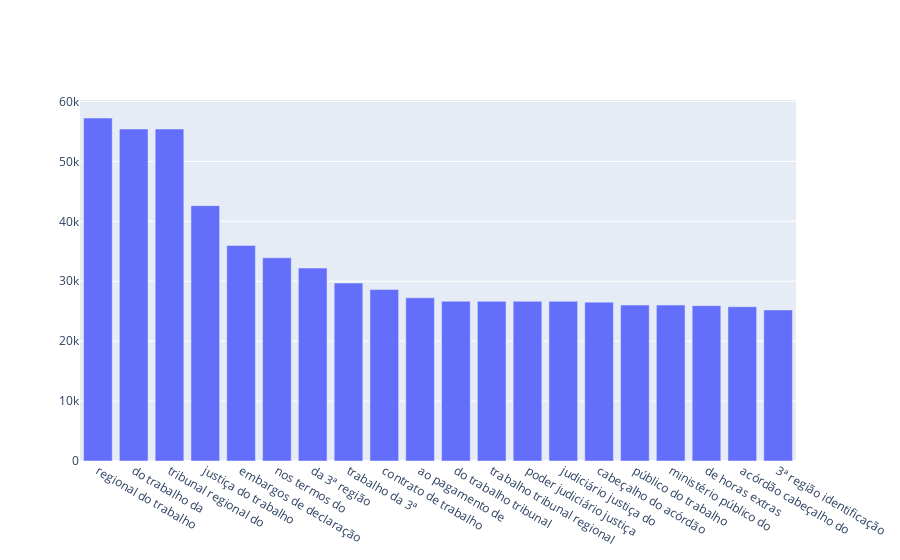

Notebook cell for this chart:
### Code cell
trace = go.Bar(x=df5["INTEIRO_TEOR"], y=df5["QUANTIDADE"])
iplot({"data":[trace]})

### Figure 1 — Plotly figure (JSON) as saved in the notebook; plotly's stock layout.template omitted (floating-point values rounded to 4 significant figures)
{"data": [{"type": "bar", "x": ["regional do trabalho", "do trabalho da", "tribunal regional do", "justiça do trabalho", "embargos de declaração", "nos termos do", "da 3ª região", "trabalho da 3ª", "contrato de trabalho", "ao pagamento de", "do trabalho tribunal", "trabalho tribunal regional", "poder judiciário justiça", "judiciário justiça do", "cabeçalho do acórdão", "público do trabalho", "ministério público do", "de horas extras", "acórdão cabeçalho do", "3ª região identificação"], "y": [57239, 55411, 55408, 42622, 35975, 33904, 32198, 29689, 28621, 27250, 26656, 26652, 26645, 26645, 26512, 26029, 26025, 25929, 25748, 25210]}], "layout": {}}
